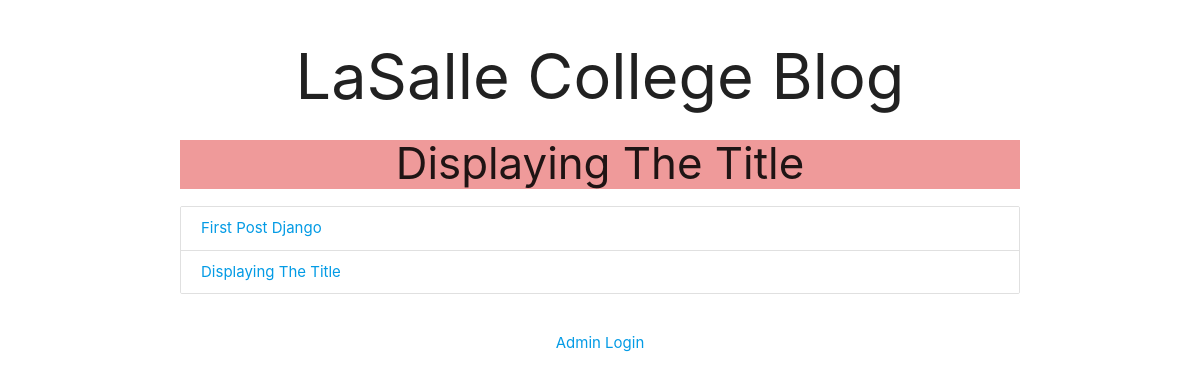
Before: / with the older database file.
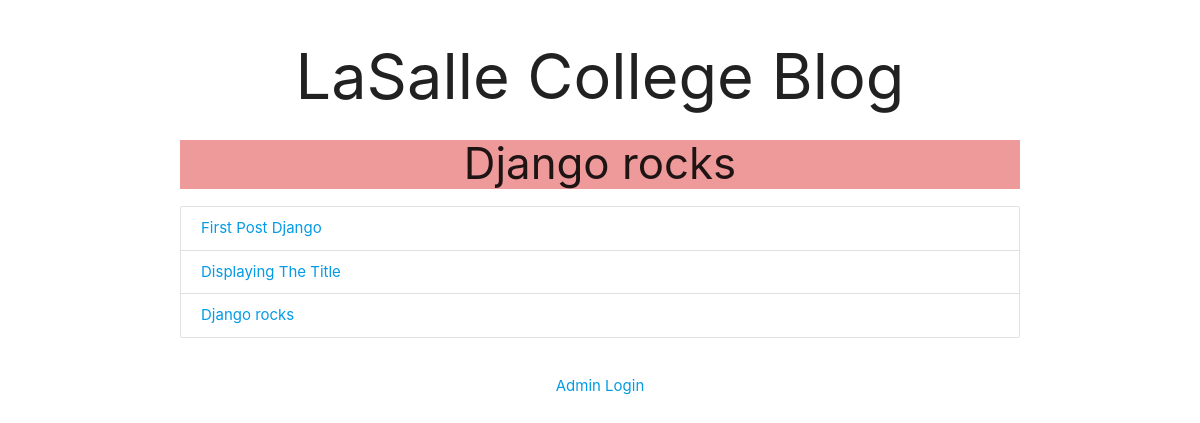
After: the same page with the newer database file.
### posts/models.py (models this page shows, shortened)
class Post(models.Model):
    post_title = models.CharField(max_length=200)
    body = models.TextField()
    create_at = models.DateTimeField('date created')

### posts/views.py (the view)
# urls.py: path('', views.index, name='index'),
def index(request):
    return render(request, 'posts/index.html',{'posts': Post.objects.all(),'title': Post.objects.last()})

### posts/templates/posts/index.html
{% extends 'posts/layout.html' %}
{% block content %}
<h3 class="center-align red lighten-3">{{title.post_title}}</h3>
<ul class="collection">
{% for post in posts %}
    <li class="collection-item"><a href="{% url 'posts:details' post.id %}">{{post.post_title}}</a></li>
{% endfor %}
</ul>
{% endblock %}

### posts/templates/posts/layout.html (shortened to what this page needs)
<!DOCTYPE html>
<html lang="en">
<head>
  <link rel="stylesheet" href="https://cdnjs.cloudflare.com/ajax/libs/materialize/1.0.0/css/materialize.min.css">
</head>
<body>
  <header class="container center-align">
    <h1>LaSalle College Blog</h1>
  </header>
  <div class="container">
    {% block content %}
    {% endblock %}
    <br>
    <a style="display:block" class="center-align" href="/">Admin Login</a>
  </div>
</body>
</html>

Changed rows visible on the page:
added Post: post_title "Django rocks"
Other visible differences:
{{ title.post_title }}: "Displaying The Title" → "Django rocks"
